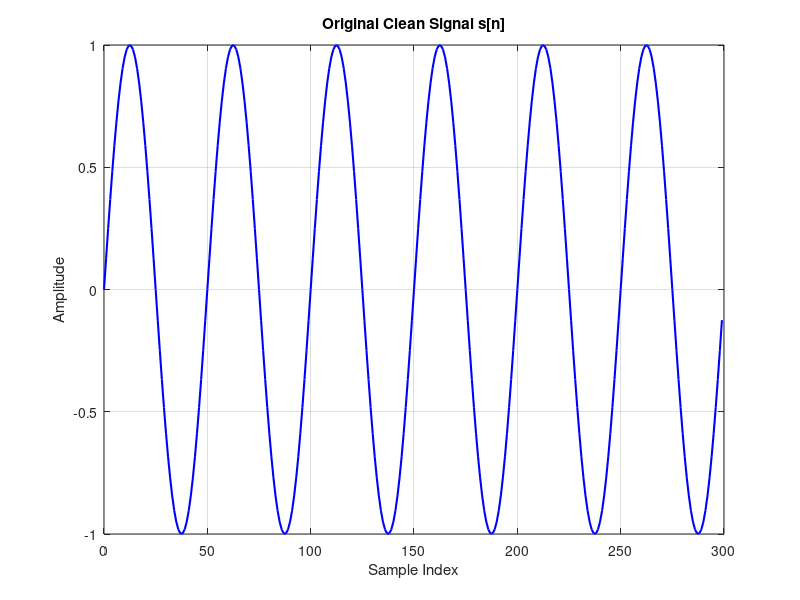
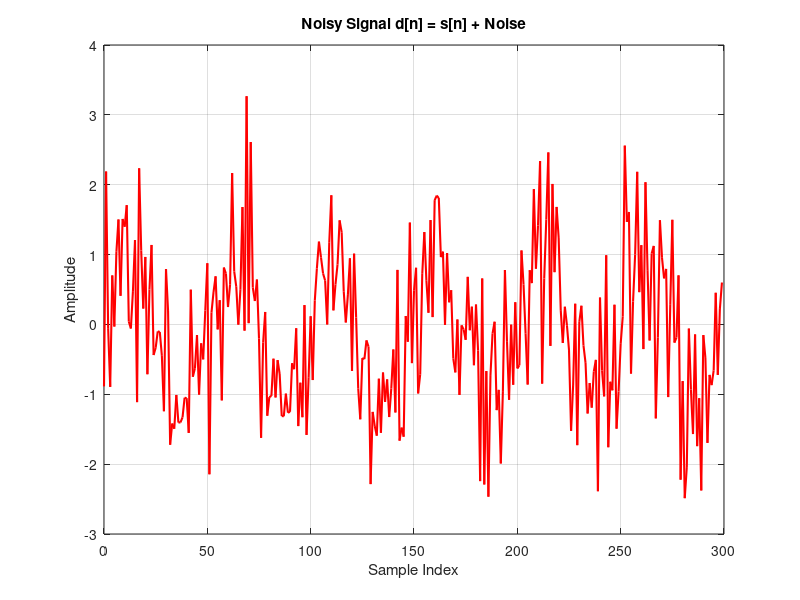
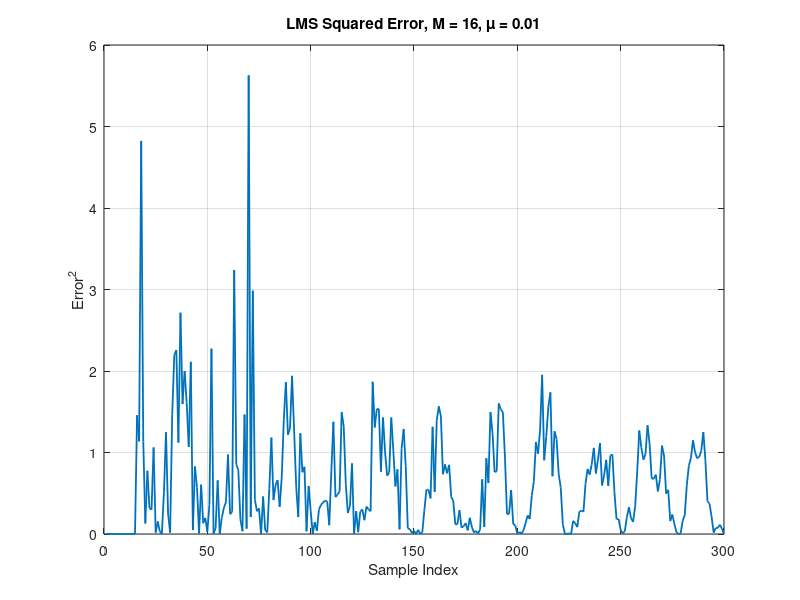
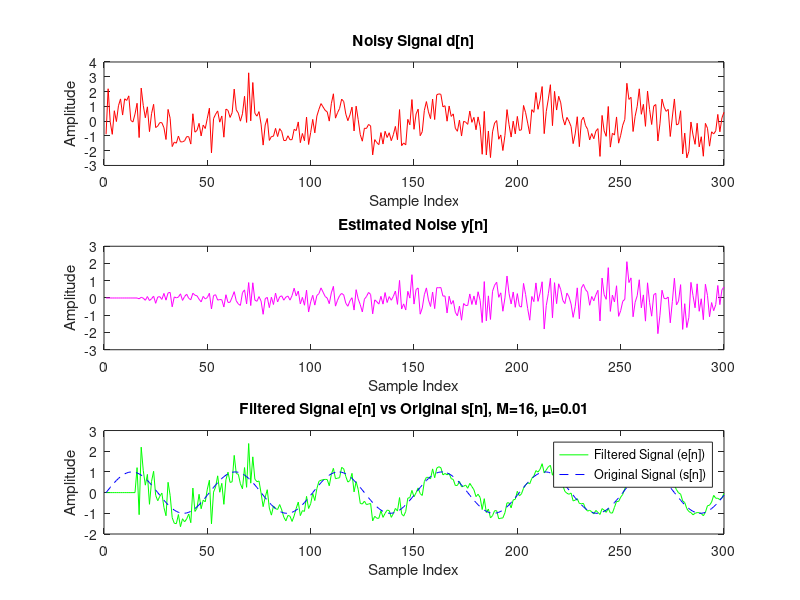

Recreate these plots in MATLAB, in order.
clc;
clear;
close all;

Length = 300;
n = 0:Length-1;
s = sin(2*pi*0.02*n);

rng(43);
x = randn(Length,1);
alpha = 0.8;
d = s' + alpha * x + 0.05*randn(Length,1);

figure;
plot(n, s, 'b', 'LineWidth', 1.5);
title('Original Clean Signal s[n]');
xlabel('Sample Index'); ylabel('Amplitude');
grid on;

figure;
plot(n, d, 'r', 'LineWidth', 1.5);
title('Noisy Signal d[n] = s[n] + Noise');
xlabel('Sample Index'); ylabel('Amplitude');
grid on;

M = 16;
mu = 0.01;
iterations = Length;

w = zeros(M,1);
y = zeros(iterations,1);
e = zeros(iterations,1);

for k = M:iterations
    x_vec = x(k:-1:k-M+1);
    y(k) = w' * x_vec;
    e(k) = d(k) - y(k);
    w = w + mu * e(k) * x_vec;
end

figure;
plot(e.^2, 'LineWidth', 1.3);
title(['LMS Squared Error, M = ', num2str(M), ', \mu = ', num2str(mu)]);
xlabel('Sample Index'); ylabel('Error^2');
grid on;

figure;
subplot(3,1,1);
plot(d, 'r');
title('Noisy Signal d[n]');
xlabel('Sample Index'); ylabel('Amplitude');

subplot(3,1,2);
plot(y, 'm');
title('Estimated Noise y[n]');
xlabel('Sample Index'); ylabel('Amplitude');

subplot(3,1,3);
plot(e, 'g'); hold on;
plot(s, 'b--');
title(['Filtered Signal e[n] vs Original s[n], M=', num2str(M), ', \mu=', num2str(mu)]);
xlabel('Sample Index'); ylabel('Amplitude');
legend('Filtered Signal (e[n])', 'Original Signal (s[n])');

mse = mean(e.^2);
snr_out = 10*log10( sum(s.^2) / sum((e' - s).^2) );
fprintf('Mean Squared Error: %.4f\n', mse);
fprintf('Output SNR: %.2f dB\n', snr_out);
